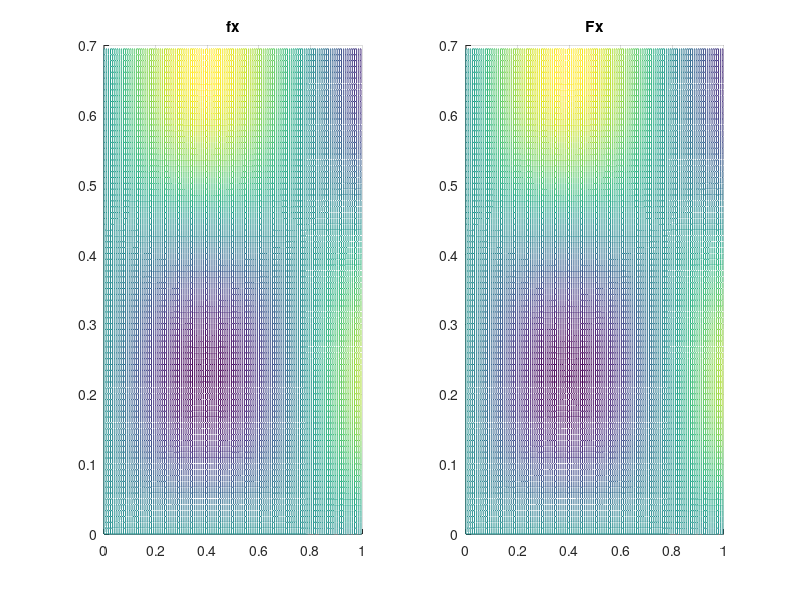
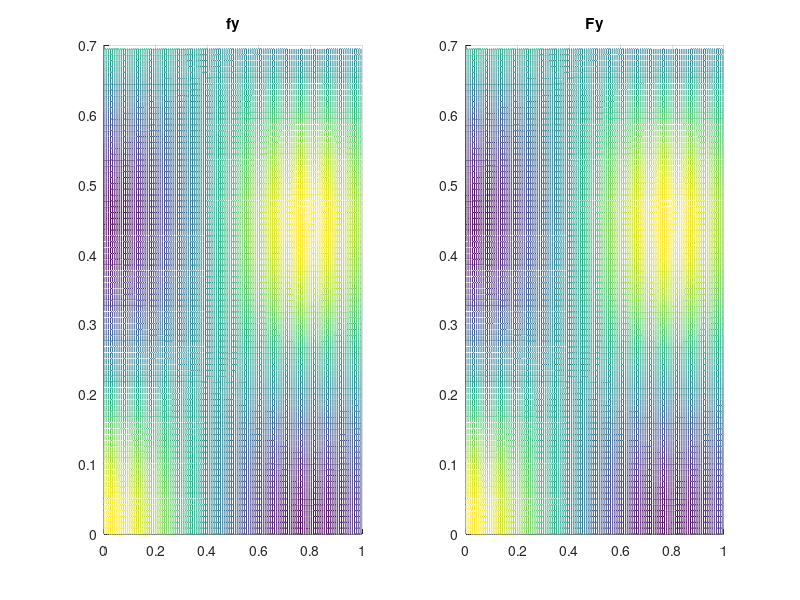
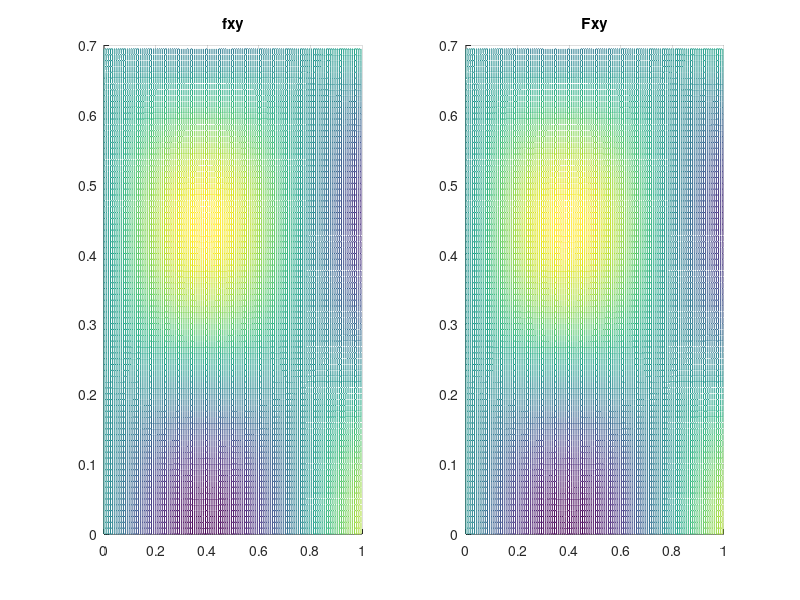
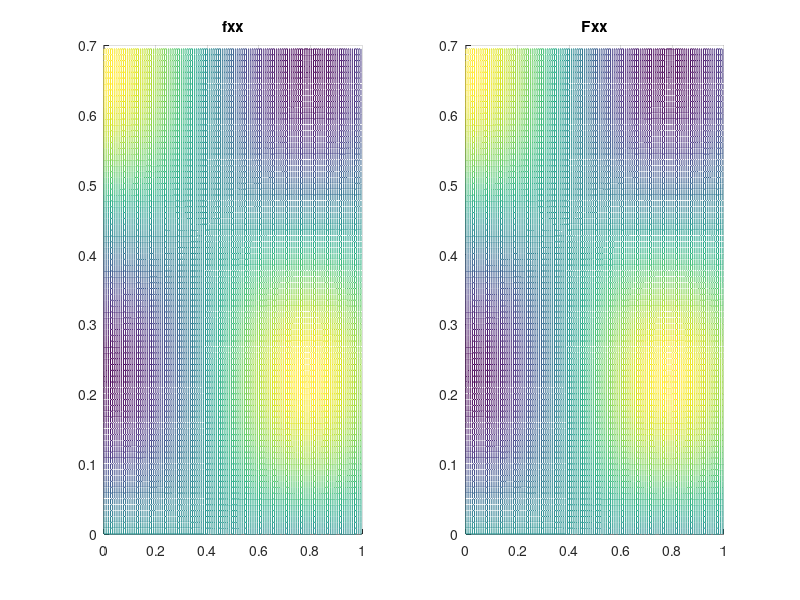

Here is the MATLAB script that generated these plots, in order:
%-----------------------------------------------------------------------
%                 Matrix Derivative Operator for VK plates
%                       Michele Ducceschi
%                       University of Bologna
%                           24 Mar 2024
%------------------------------------------------------------------------



clear all
close all
clc

%------------------------------------------------------------------------
% custom plate parameters
Lx = 1 ;
Ly = 0.7 ;
h  = sqrt(Lx*Ly)*0.01 ;
%------------------------------------------------------------------------


%------------------------------------------------------------------------
% derived parameters
Nx = floor(Lx/h) ; 
Ny = floor(Ly/h) ; 
x = (0:Nx)*h ;
y = (0:Ny)*h ;
%------------------------------------------------------------------------


%------------------------------------------------------------------------
% Dx
Dx = sparse((Nx+1)*(Ny+1),(Nx+1)*(Ny+1)) ;

for m = 2 : Nx

    Dx((m-1)*(Ny+1)+1:m*(Ny+1),(m-2)*(Ny+1)+1:(m-1)*(Ny+1)) = speye(Ny+1)*(-1/2/h) ;
    Dx((m-1)*(Ny+1)+1:m*(Ny+1),m*(Ny+1)+1:(m+1)*(Ny+1)) = speye(Ny+1)*(1/2/h) ;

end

Blk00 = speye(Ny+1,Ny+1)*(-3/2/h) ; 
Blk01 = speye(Ny+1,Ny+1)*(2/h) ; 
Blk02 = speye(Ny+1,Ny+1)*(-1/2/h) ; 

Dx(1:Ny+1,1:Ny+1) = Blk00 ;
Dx(1:Ny+1,Ny+2:2*Ny+2) = Blk01 ;
Dx(1:Ny+1,2*Ny+3:3*Ny+3) = Blk02 ;

Dx(end-Ny:end,end-Ny:end) = -Blk00 ;
Dx(end-Ny:end,end-2*Ny-1:end-Ny-1) = -Blk01 ;
Dx(end-Ny:end,end-3*Ny-2:end-2*Ny-2) = -Blk02 ;
%------------------------------------------------------------------------


%------------------------------------------------------------------------
% Dy
DyBlk = sparse(Ny+1,Ny+1) ;


for n = 2 : Ny 

    DyBlk(n,n-1) = -1/2/h ; DyBlk(n,n+1) = 1/2/h  ;

end

 DyBlk(1,1) = -3/2/h ; DyBlk(1,2) = 2/h ; DyBlk(1,3) = -1/2/h ;
 DyBlk(end,end) = 3/2/h ; DyBlk(end,end-1) = -2/h ; DyBlk(end,end-2) = 1/2/h ;

Dy = sparse((Nx+1)*(Ny+1),(Nx+1)*(Ny+1)) ;

for m = 1 : Nx + 1

    Dy((m-1)*(Ny+1)+1:m*(Ny+1),(m-1)*(Ny+1)+1:m*(Ny+1)) = DyBlk ;
    
end
%------------------------------------------------------------------------


%------------------------------------------------------------------------
% test out against some trig functions
[X,Y]   = meshgrid(x,y) ;

f       = cos(4*X/Lx).*sin(5*Y/Ly) ;
fx      = -4/Lx*sin(4*X/Lx).*sin(5*Y/Ly) ;
fy      = 5/Ly*cos(4*X/Lx).*cos(5*Y/Ly) ;
fxy     = -4/Lx*5/Ly*sin(4*X/Lx).*cos(5*Y/Ly) ;
fxx     = -4/Lx*4/Lx*cos(4*X/Lx).*sin(5*Y/Ly) ;
fyy     = -5/Ly*5/Ly*cos(4*X/Lx).*sin(5*Y/Ly) ;

%-- compute higher derivatives using composition. Note that Dx and Dy commute (as expected)
F       = reshape(f,[(Nx+1)*(Ny+1) 1]) ;
Fx      = Dx*F ;
Fy      = Dy*F ;
Fxy     = Dx*Dy*F ; %-- can use Fxy = Dy*Dx*F ; as well (commutative operation)
Fxx     = Dx*Dx*F ;
Fyy     = Dy*Dy*F ;

figure
subplot(1,2,1)
mesh(X,Y,fx) ; view(2); title('fx')
subplot(1,2,2)
Fx = reshape(Fx,[(Ny+1) (Nx+1)]) ;
mesh(X,Y,Fx) ; view(2); title('Fx')


figure
subplot(1,2,1)
mesh(X,Y,fy) ; view(2); title('fy')
subplot(1,2,2)
Fy = reshape(Fy,[(Ny+1) (Nx+1)]) ;
mesh(X,Y,Fy) ; view(2); title('Fy')


figure
subplot(1,2,1)
mesh(X,Y,fxy) ; view(2); title('fxy')
subplot(1,2,2)
Fxy = reshape(Fxy,(Ny+1),(Nx+1)) ;
mesh(X,Y,Fxy) ; view(2); title('Fxy')

figure
subplot(1,2,1)
mesh(X,Y,fxx) ; view(2); title('fxx')
subplot(1,2,2)
Fxx = reshape(Fxx,(Ny+1),(Nx+1)) ;
mesh(X,Y,Fxx) ; view(2); title('Fxx')

figure
subplot(1,2,1)
mesh(X,Y,fyy) ; view(2); title('fyy')
subplot(1,2,2)
Fyy = reshape(Fyy,(Ny+1),(Nx+1)) ;
mesh(X,Y,Fyy) ; view(2); title('Fyy')
%------------------------------------------------------------------------










